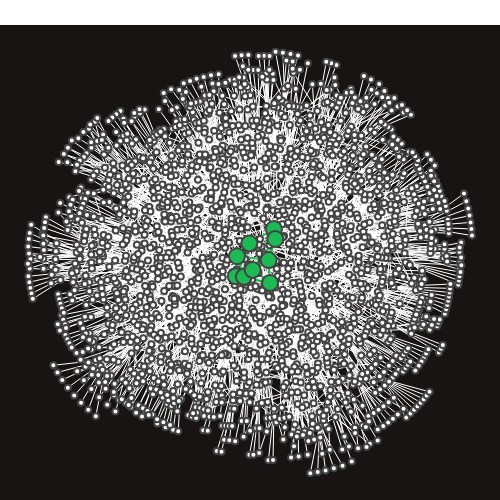

This figure's notebook cell:
### Code cell
from strawberryfields.apps import data, plot, sample, clique
import numpy as np
import networkx as nx
import plotly

def visualize(u, e, g):

    G = nx.Graph()
    G.add_nodes_from(u)
    G.add_edges_from(e)

    maximal_clique = orgin


    return plot.graph(G, 
               maximal_clique, 
               subgraph_node_colour='#1DB954',
               subgraph_edge_colour='#1DB954',
               graph_node_colour='#ffffff',
               graph_edge_colour='#ffffff',
               background_color='#191414',
               graph_node_size=0)

visualize(u, e, genesis)

### Figure 1 — Plotly figure (JSON) as saved in the notebook; plotly's stock layout.template omitted (floating-point values rounded to 4 significant figures; data arrays with more than 128 entries replaced by an {"elided": "..."} marker saying what was removed)
{"data": [{"hoverinfo": "none", "line": {"color": "#ffffff", "width": 1}, "mode": "lines", "type": "scatter", "x": {"elided": "14346 float values"}, "y": {"elided": "14346 float values"}}, {"hoverinfo": "none", "line": {"color": "#1DB954", "width": 2}, "mode": "lines", "type": "scatter", "x": [-0.01454, 0.09461, null, -0.01454, 0.07123, null, -0.01454, -0.06936, null, -0.01454, -0.07473, null, 0.07728, 0.07123, null, 0.07728, -0.06936, null, 0.07728, -0.07473, null, 0.07728, -0.03897, null, 0.09461, 0.1005, null, 0.09461, 0.07123, null, 0.1005, 0.07123, null, 0.1005, -0.06936, null, 0.1005, 0.0003095, null, -0.07473, 0.0003095, null, -0.07473, 0.07123, null, -0.07473, -0.03897, null, -0.07473, -0.06936, null, -0.06936, 0.07123, null, -0.06936, 0.0003095, null, -0.06936, -0.03897, null, -0.03897, 0.07123, null, -0.03897, 0.0003095, null, 0.0003095, 0.07123, null], "y": [0.07188, 0.1389, null, 0.07188, -0.005883, null, 0.07188, 0.01191, null, 0.07188, -0.08162, null, -0.1123, -0.005883, null, -0.1123, 0.01191, null, -0.1123, -0.08162, null, -0.1123, -0.0841, null, 0.1389, 0.09235, null, 0.1389, -0.005883, null, 0.09235, -0.005883, null, 0.09235, 0.01191, null, 0.09235, -0.05165, null, -0.08162, -0.05165, null, -0.08162, -0.005883, null, -0.08162, -0.0841, null, -0.08162, 0.01191, null, 0.01191, -0.005883, null, 0.01191, -0.05165, null, 0.01191, -0.0841, null, -0.0841, -0.005883, null, -0.0841, -0.05165, null, -0.05165, -0.005883, null]}, {"hoverinfo": "text", "marker": {"color": "#ffffff", "line": {"width": 2}, "size": 0}, "mode": "markers", "text": {"elided": "1988 str values"}, "type": "scatter", "x": {"elided": "1988 float values"}, "y": {"elided": "1988 float values"}}, {"hoverinfo": "text", "marker": {"color": "#1DB954", "line": {"width": 2}, "size": 16}, "mode": "markers", "text": ["6K0Av403T8gWOHLJGsw1vw", "55rs5f3NvawRGMO666XqL5", "0Haxa7uF85ouJDGzmZ0bvC", "0mLbE6jd8xwQEOEWSlxOxn", "2jkZB94i573H134wKmsw2y", "1rvbY7HXYsFXSlLqxphocK", "7qAvnUegMQI9S5QLC2ZhUR", "4tPFEWRuNQhibDQSGB2PVE", "46MoFdSoufjnzJ2NWuhRA0"], "type": "scatter", "x": [-0.01454, 0.07728, 0.09461, 0.1005, -0.07473, -0.06936, -0.03897, 0.0003095, 0.07123], "y": [0.07188, -0.1123, 0.1389, 0.09235, -0.08162, 0.01191, -0.0841, -0.05165, -0.005883]}], "layout": {"height": 500, "hovermode": "closest", "margin": {"b": 0, "l": 0, "r": 0, "t": 25}, "plot_bgcolor": "#191414", "showlegend": false, "width": 500, "xaxis": {"showgrid": false, "showticklabels": false, "zeroline": false}, "yaxis": {"showgrid": false, "showticklabels": false, "zeroline": false}}}
